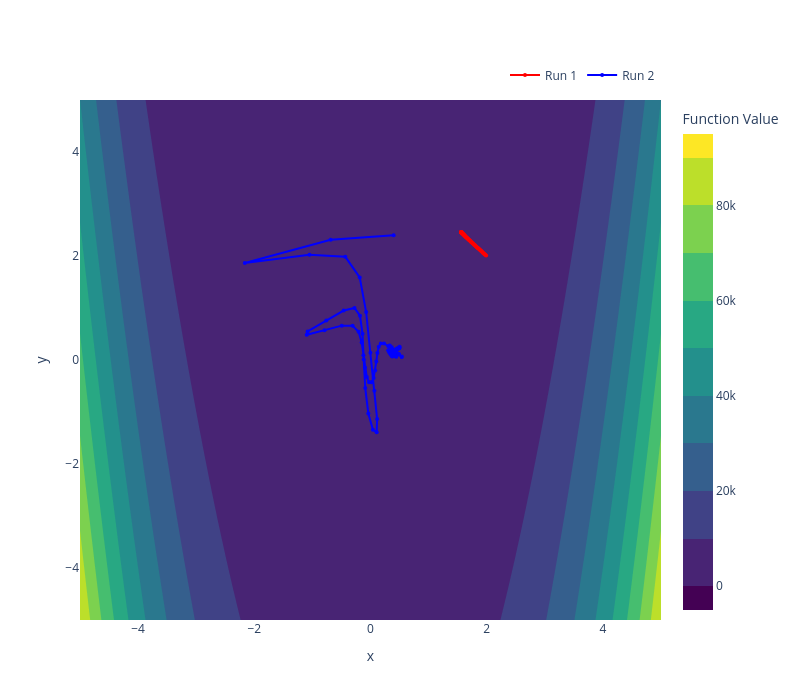

Notebook source saved alongside this figure:
### Code cell
plot_contour_and_paths(rosenbrock, [positions_momentum_rosenbrock_adam, positions_momentum_rosenbrock_momentum])
